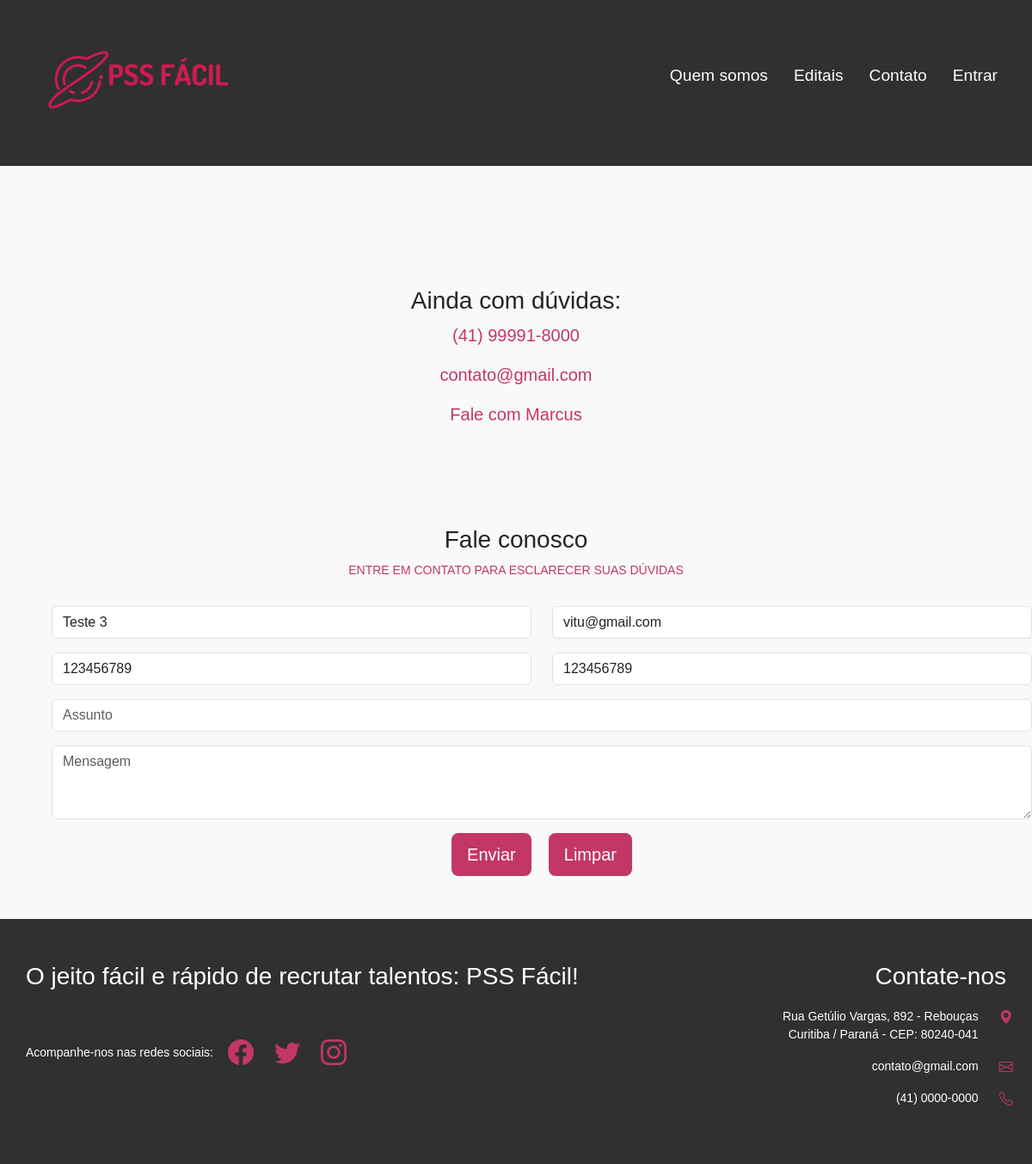
The app's page /php/contatos.php (signed in) with its own data.
### tables this page shows
CREATE TABLE `tb_usuario` (
  `id_usuario` int(11) NOT NULL,
  `nome_completo` varchar(80) NOT NULL,
  `data_nascimento` date NOT NULL,
  `cpf` varchar(20) NOT NULL,
  `rg` int(20) NOT NULL,
  `estado_rg` varchar(50) NOT NULL,
  `email` varchar(80) NOT NULL,
  `sexo` varchar(20) NOT NULL,
  `canhoto` varchar(20) NOT NULL,
  `estado_civil` varchar(20) NOT NULL,
  `nome_mae` varchar(80) NOT NULL,
  `nome_pai` varchar(80) NOT NULL,
  `nacionalidade` varchar(50) NOT NULL,
  `naturalidade` varchar(50) NOT NULL,
  `cep` int(20) NOT NULL,
  `rua` varchar(80) NOT NULL,
  `numero_casa` int(20) NOT NULL,
  `complemento` varchar(100) NOT NULL,
  `bairro` varchar(50) NOT NULL,
  `cidade` varchar(50) NOT NULL,
  `uf` varchar(20) NOT NULL,
  `senha` varchar(50) NOT NULL,
  `telefone` int(20) NOT NULL,
  `celular` int(20) NOT NULL
);

### php/contatos.php (the view, shortened to what this page needs)
<?php
include "php/conn.php";
if (isset($_SESSION['login'])) {
    $consulta_dados = $conn->prepare('SELECT * FROM `tb_usuario` WHERE id_usuario = :pId_usuario');
    $consulta_dados->bindValue(':pId_usuario', $_SESSION['login']);
    $consulta_dados->execute();
    $row_dados = $consulta_dados->fetch();
}
?>
<!DOCTYPE html>
<html>
<?php
include "headHTML.php"
?>
<body style="background-color: #f9f9f9;">
    <?php
    include "header.php";
    ?>
    <main>
        <?php if (!isset($_GET['logged_out']) || ($_GET['logged_out'] !== 'true')) : ?>
            <div id="contact-area">
                <div class="row" id="ainda-com-duvidas">
                    <h3>Ainda com dúvidas:</h3>
                    <p>(41) 99991-8000 </p>
                    <p>contato@gmail.com </p>
                    <p>Fale com Marcus </p>
                </div>
                <div id="contato">
                    <div class="container mt-5">
                        <div class="col-md-12">
                            <h3>Fale conosco</h3>
                            <p>ENTRE EM CONTATO PARA ESCLARECER SUAS DÚVIDAS</p>
                        </div>
                        <form action="" method="POST">
                            <div class="row">
                                <div class="col-6 mb-3">
                                    <input type="text" class="form-control" id="form-nome-completo" name="form-nome-completo" placeholder="Nome completo" value="<?php echo isset($row_dados['nome_completo']) && !empty($row_dados['nome_completo']) ? $row_dados['nome_completo'] : ''; ?>" required>
                                </div>
                                <div class="col-6 mb-3">
                                    <input type="email" class="form-control" id="email" name="email" placeholder="Email" value="<?php echo isset($row_dados['email']) && !empty($row_dados['email']) ? $row_dados['email'] : ''; ?>" required>
                                </div>
                                <div class="col-6 mb-3">
                                    <input type="text" class="form-control" id="form-telefone" name="form-telefone" placeholder="Telefone" value="<?php echo isset($row_dados['telefone']) && !empty($row_dados['telefone']) ? $row_dados['telefone'] : ''; ?>">
                                </div>
                                <div class="col-6 mb-3">
                                    <input type="text" class="form-control" id="form-celular" name="form-celular" placeholder="celular" value="<?php echo isset($row_dados['celular']) && !empty($row_dados['celular']) ? $row_dados['celular'] : ''; ?>" required>
                                </div>
                                <div class="col-12 mb-3">
                                    <input type="text" class="form-control" id="assunto" name="assunto" placeholder="Assunto" required>
                                </div>
                            </div>
                            <div class="row">
                                <div class="mb-3">
                                    <textarea class="form-control" id="mensagem" name="mensagem" rows="3" placeholder="Mensagem" required></textarea>
                                </div>
                            </div>
                            <div id="btns">
                                <button type="submit" class="btn btn-primary btn-lg enviar-btn" id="enviar-mensagem" name="enviar-mensagem">Enviar</button>
                                <button type="button" class="btn btn-primary btn-lg" id="limpar-btn" name="limpar-btn">Limpar</button>
                            </div>
                        </form>
                    </div>
                </div>
            </div>
        <?php endif; ?>
    </main>
    <?php
    include "footer.php";
    ?>
</body>
</html>

### style/style.css (style rules this page uses)
* { margin: 0; padding: 0; box-sizing: border-box; font-family: Arial, Helvetica, sans-serif; }
.container { padding: 50px 0; }
p, li { color: #444; font-size: 14px; }
#contact-area { background-color: #f9f9f9; }
.col-md-12 h3 { text-align: center; }
.col-md-12 p { text-align: center; color: #C33764; padding-bottom: 15px; }
#btns { display: flex; justify-content: center; }
.enviar-btn { margin-right: 10px; background-color: #C33764; border: 2px solid #C33764; transition: .3s; }
#limpar-btn { margin-left: 10px; background-color: #C33764; border: 2px solid #C33764; transition: .3s; }
#ainda-com-duvidas { margin-top: 90px; text-align: center; background-color: #f9f9f9; }
#ainda-com-duvidas h3 { margin-top: 50px; }
#ainda-com-duvidas p { font-size: 20px; color: #C33764; }
form { width: 100%; margin-left: 30px; margin-top: 10px; }

### records on screen
tb_usuario: form-nome-completo "Teste 3", email "vitu@gmail.com", form-telefone "123456789", form-celular "123456789"
